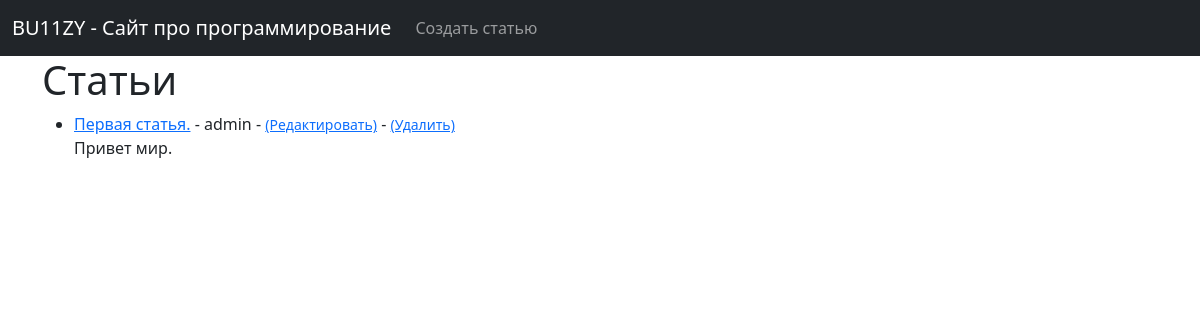
/, run on an earlier commit of the app's database.
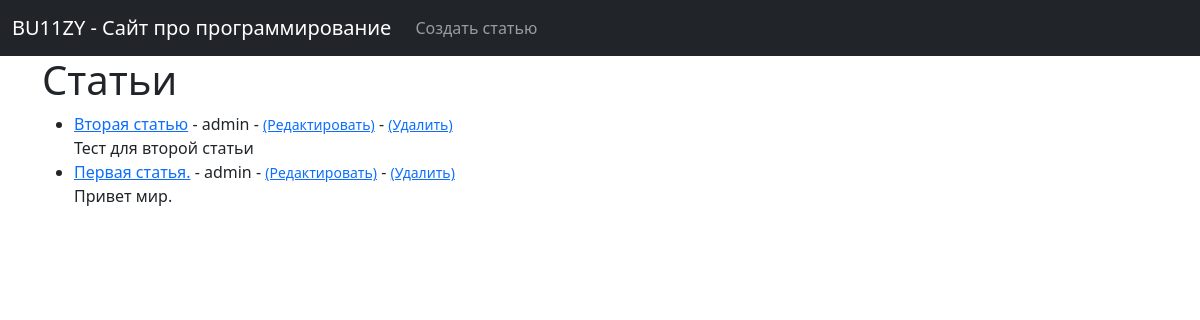
And on a later commit of the database.
### ablog/models.py (models this page shows, shortened)
class Post(models.Model):
    title = models.CharField(max_length=255)
    title_tag = models.CharField(max_length=255, default="BU11ZY - Сайт про программирование")
    author = models.ForeignKey(User, on_delete=models.CASCADE)
    body = models.TextField()

### ablog/views.py (the view)
# urls.py: path('', HomeView.as_view(), name='home'),
class HomeView(ListView):
    model = Post
    template_name = 'home.html'
    ordering = ['-id']

### ablog/templates/home.html
{% extends 'base.html' %}
{% block content %}
<h1>Статьи</h1>
<ul>
{% for post in object_list%}
    <li><a href="{% url 'article_detail' post.pk %}">{{post.title}}</a> - {{post.author}}
        - <small><a href='{% url 'update_post' post.pk %}'>(Редактировать)</a></small>
        - <small><a href='{% url 'delete_post' post.pk %}'>(Удалить)</a></small><br/>
    {{post.body}}</li>
{%endfor%}
</ul>
{% endblock %}

What changed in the data, as far as the page shows it:
added Post: title "Вторая статью", author "admin", body "Тест для второй статьи"
